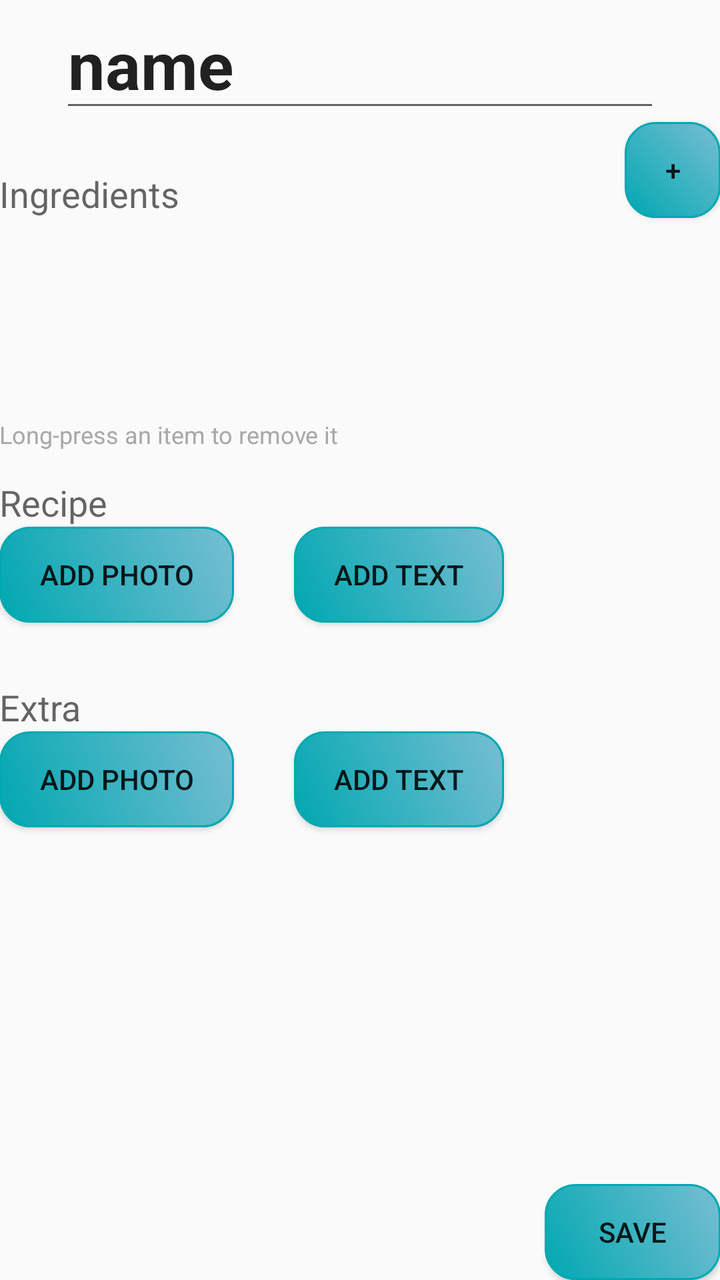
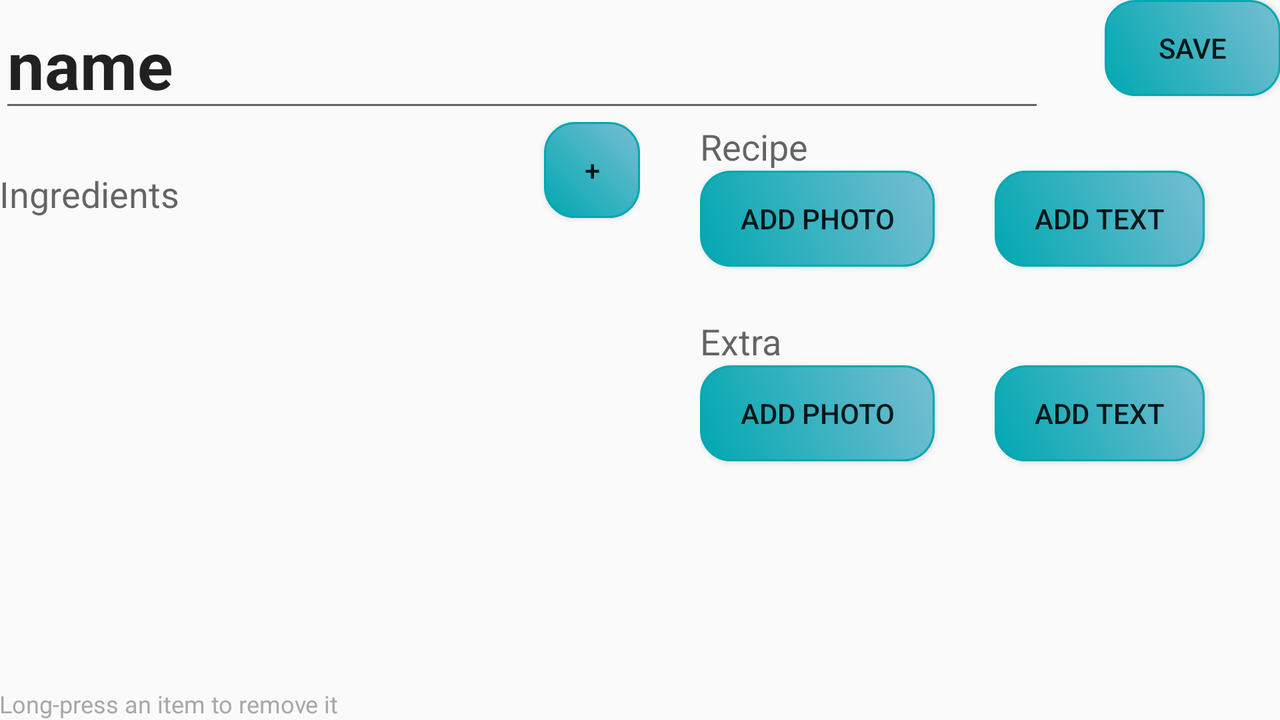

Compare how this app lays out the same screen by default and in its alternative resource folder. The renders come first, then the two layout files and the values they reference.
<!-- AndroidManifest.xml: application theme AppTheme -->
<!-- res/layout/activity_add_recipe.xml -->
<?xml version="1.0" encoding="utf-8"?>
<RelativeLayout xmlns:android="http://schemas.android.com/apk/res/android"
    xmlns:tools="http://schemas.android.com/tools"
    android:layout_width="match_parent"
    android:layout_height="match_parent"
    android:paddingBottom="@dimen/activity_vertical_margin"
    android:paddingLeft="@dimen/activity_horizontal_margin"
    android:paddingRight="@dimen/activity_horizontal_margin"
    android:paddingTop="@dimen/activity_vertical_margin"
    tools:context="mprog.nl.emptyyourfridge.addRecipeActivity">

    <EditText
        android:layout_width="300dp"
        android:layout_height="wrap_content"
        android:id="@+id/name"
        android:layout_alignParentTop="true"
        android:layout_centerHorizontal="true"
        android:text="name"
        android:inputType="textPersonName"
        android:textStyle="bold"
        android:textSize="16pt" />

    <Button
        style="?android:attr/buttonStyleSmall"
        android:layout_width="wrap_content"
        android:layout_height="wrap_content"
        android:text="+"
        android:id="@+id/addIngredient"
        android:layout_below="@+id/name"
        android:layout_alignParentEnd="true"
        android:onClick="addIngredientButton"
        android:background="@drawable/rounded_button"
        android:nestedScrollingEnabled="true" />

    <TextView
        android:layout_width="wrap_content"
        android:layout_height="wrap_content"
        android:textAppearance="?android:attr/textAppearanceMedium"
        android:text="Ingredients"
        android:layout_alignBottom="@+id/addIngredient"
        android:layout_alignParentStart="true"
        android:id="@+id/ingredientsText" />

    <ListView
        android:layout_width="wrap_content"
        android:layout_height="100dp"
        android:id="@+id/ingredients"
        android:layout_below="@+id/addIngredient"
        android:longClickable="true" />

    <TextView
        android:layout_width="wrap_content"
        android:layout_height="wrap_content"
        android:textAppearance="?android:attr/textAppearanceSmall"
        android:text="Long-press an item to remove it"
        android:id="@+id/removeText"
        android:layout_alignParentStart="false"
        android:layout_below="@+id/ingredients"
        android:textSize="12sp"
        android:textColor="#a8a8a8" />

    <TextView
        android:layout_width="wrap_content"
        android:layout_height="wrap_content"
        android:textAppearance="?android:attr/textAppearanceMedium"
        android:text="Recipe"
        android:paddingTop="30dp"
        android:layout_below="@+id/ingredients"
        android:layout_alignParentStart="true"
        android:id="@+id/recipeText" />

    <Button
        android:layout_width="wrap_content"
        android:layout_height="wrap_content"
        android:text="Add Photo"
        android:id="@+id/addRecipePict"
        android:background="@drawable/rounded_button"
        android:onClick="addRecipePictButton"
        android:layout_below="@+id/recipeText"
        android:layout_alignParentStart="true" />

    <Button
        android:layout_width="wrap_content"
        android:layout_height="wrap_content"
        android:text="Add Text"
        android:id="@+id/addRecipeText"
        android:background="@drawable/rounded_button"
        android:onClick="addRecipeTextButton"
        android:layout_toEndOf="@+id/addRecipePict"
        android:layout_marginLeft="30dp"
        android:layout_below="@+id/recipeText" />

    <TextView
        android:layout_width="wrap_content"
        android:layout_height="wrap_content"
        android:textAppearance="?android:attr/textAppearanceMedium"
        android:text="Extra"
        android:id="@+id/extraText"
        android:paddingTop="30dp"
        android:layout_below="@+id/addRecipePict"
        android:layout_alignParentStart="true" />

    <Button
        android:layout_width="wrap_content"
        android:layout_height="wrap_content"
        android:text="Add Text"
        android:id="@+id/addExtraText"
        android:onClick="addExtraTextButton"
        android:background="@drawable/rounded_button"
        android:layout_below="@+id/extraText"
        android:layout_toEndOf="@+id/addExtraPict"
        android:layout_marginLeft="30dp" />

    <Button
        android:layout_width="wrap_content"
        android:layout_height="wrap_content"
        android:text="Add Photo"
        android:id="@+id/addExtraPict"
        android:onClick="addExtraPictButton"
        android:background="@drawable/rounded_button"
        android:layout_alignTop="@+id/addExtraText"
        android:layout_alignParentStart="true" />

    <Button
        android:layout_width="wrap_content"
        android:layout_height="wrap_content"
        android:text="Save"
        android:id="@+id/saveRecipe"
        android:onClick="saveRecipeButton"
        android:background="@drawable/rounded_button"
        android:layout_alignParentBottom="true"
        android:layout_alignParentEnd="true" />

</RelativeLayout>
<!-- resources referenced by this layout -->
<resources>
  <!-- drawable rounded_button (drawable) -->
  <?xml version="1.0" encoding="utf-8"?>
  <selector xmlns:android="http://schemas.android.com/apk/res/android">
      <item android:state_pressed="true" >
          <shape>
              <stroke android:width="1dp"
                  android:color="#008e96"
                  android:layout_width="match_parent"
                  android:layout_height="match_parent" />
              <gradient
                  android:angle="225"
                  android:startColor="#47b3d1"
                  android:endColor="#008e96"/>
              <padding
                  android:left="20dp"
                  android:right="20dp" />
              <corners android:bottomRightRadius="15dip" android:bottomLeftRadius="15dip"
                  android:topLeftRadius="15dip" android:topRightRadius="15dip"/>
          </shape>
      </item>
      <item>
          <shape>
              <stroke android:width="1dp"
                  android:color="#00a8b1"
                  android:layout_width="match_parent"
                  android:layout_height="match_parent" />
              <gradient
                  android:angle="225"
                  android:startColor="#77bed2"
                  android:endColor="#00a8b1"/>
              <padding
                  android:left="20dp"
                  android:right="20dp" />
              <corners android:bottomRightRadius="15dip" android:bottomLeftRadius="15dip"
                  android:topLeftRadius="15dip" android:topRightRadius="15dip"/>
          </shape>
      </item>
  </selector>
  <style name="AppTheme" parent="Theme.AppCompat.Light.DarkActionBar">
          
          <item name="colorPrimary">@color/colorPrimary</item>
          <item name="colorPrimaryDark">@color/colorPrimaryDark</item>
          <item name="colorAccent">@color/colorAccent</item>
      </style>
  <color name="colorPrimary">#009688</color>
  <color name="colorPrimaryDark">#757575</color>
  <color name="colorAccent">#ff4d4d</color>
</resources>
<!-- res/layout-land/activity_add_recipe.xml (the repository's variant of the layout above) -->
<!-- drawn on the phone turned sideways -->
<?xml version="1.0" encoding="utf-8"?>
<RelativeLayout xmlns:android="http://schemas.android.com/apk/res/android"
    xmlns:tools="http://schemas.android.com/tools"
    android:layout_width="match_parent"
    android:layout_height="match_parent"
    android:paddingBottom="@dimen/activity_vertical_margin"
    android:paddingLeft="@dimen/activity_horizontal_margin"
    android:paddingRight="@dimen/activity_horizontal_margin"
    android:paddingTop="@dimen/activity_vertical_margin"
    tools:context="mprog.nl.emptyyourfridge.addRecipeActivity">

    <LinearLayout
        android:orientation="horizontal"
        android:layout_width="match_parent"
        android:layout_height="match_parent"
        android:layout_below="@+id/name"
        android:id="@+id/linearLayout">

        <RelativeLayout
            android:layout_width="match_parent"
            android:layout_height="match_parent"
            android:layout_weight="1">

            <Button
                style="?android:attr/buttonStyleSmall"
                android:layout_width="wrap_content"
                android:layout_height="wrap_content"
                android:text="+"
                android:id="@+id/addIngredient"
                android:layout_below="@+id/name"
                android:layout_alignParentEnd="true"
                android:onClick="addIngredientButton"
                android:background="@drawable/rounded_button"
                android:nestedScrollingEnabled="true" />

            <TextView
                android:layout_width="wrap_content"
                android:layout_height="wrap_content"
                android:textAppearance="?android:attr/textAppearanceMedium"
                android:text="Ingredients"
                android:layout_alignBottom="@+id/addIngredient"
                android:layout_alignParentStart="true"
                android:id="@+id/ingredientsText" />

            <ListView
                android:layout_width="wrap_content"
                android:layout_height="fill_parent"
                android:id="@+id/ingredients"
                android:layout_below="@+id/addIngredient"
                android:longClickable="true"
                android:layout_above="@+id/removeText" />

            <TextView
                android:layout_width="wrap_content"
                android:layout_height="wrap_content"
                android:textAppearance="?android:attr/textAppearanceSmall"
                android:text="Long-press an item to remove it"
                android:id="@+id/removeText"
                android:textSize="12sp"
                android:textColor="#a8a8a8"
                android:layout_alignParentBottom="true"
                android:layout_alignParentStart="true" />
        </RelativeLayout>

        <RelativeLayout
            android:layout_width="match_parent"
            android:layout_height="match_parent"
            android:layout_weight="1"
            android:layout_marginLeft="30dp">

            <TextView
                android:layout_width="wrap_content"
                android:layout_height="wrap_content"
                android:textAppearance="?android:attr/textAppearanceMedium"
                android:text="Recipe"
                android:layout_alignParentStart="true"
                android:id="@+id/recipeText" />

            <Button
                android:layout_width="wrap_content"
                android:layout_height="wrap_content"
                android:text="Add Photo"
                android:id="@+id/addRecipePict"
                android:background="@drawable/rounded_button"
                android:onClick="addRecipePictButton"
                android:layout_below="@+id/recipeText"
                android:layout_alignParentStart="true" />

            <Button
                android:layout_width="wrap_content"
                android:layout_height="wrap_content"
                android:text="Add Text"
                android:id="@+id/addRecipeText"
                android:background="@drawable/rounded_button"
                android:onClick="addRecipeTextButton"
                android:layout_marginLeft="30dp"
                android:layout_alignTop="@+id/addRecipePict"
                android:layout_toEndOf="@+id/addRecipePict" />

            <TextView
                android:layout_width="wrap_content"
                android:layout_height="wrap_content"
                android:textAppearance="?android:attr/textAppearanceMedium"
                android:text="Extra"
                android:id="@+id/extraText"
                android:paddingTop="25dp"
                android:layout_below="@+id/addRecipePict"
                android:layout_alignParentStart="true" />

            <Button
                android:layout_width="wrap_content"
                android:layout_height="wrap_content"
                android:text="Add Text"
                android:id="@+id/addExtraText"
                android:onClick="addExtraTextButton"
                android:background="@drawable/rounded_button"
                android:layout_marginLeft="30dp"
                android:layout_below="@+id/extraText"
                android:layout_toEndOf="@+id/addExtraPict" />

            <Button
                android:layout_width="wrap_content"
                android:layout_height="wrap_content"
                android:text="Add Photo"
                android:id="@+id/addExtraPict"
                android:onClick="addExtraPictButton"
                android:background="@drawable/rounded_button"
                android:layout_alignTop="@+id/addExtraText"
                android:layout_alignParentStart="true" />

        </RelativeLayout>
    </LinearLayout>

    <EditText
        android:layout_width="fill_parent"
        android:layout_height="wrap_content"
        android:id="@+id/name"
        android:layout_alignParentTop="true"
        android:text="name"
        android:inputType="textPersonName"
        android:textStyle="bold"
        android:textSize="16pt"
        android:layout_toStartOf="@+id/saveRecipe" />

    <Button
        android:layout_width="wrap_content"
        android:layout_height="wrap_content"
        android:text="Save"
        android:id="@+id/saveRecipe"
        android:onClick="saveRecipeButton"
        android:background="@drawable/rounded_button"
        android:layout_alignTop="@+id/name"
        android:layout_alignEnd="@+id/linearLayout"
        android:layout_marginLeft="30dp" />

</RelativeLayout>
